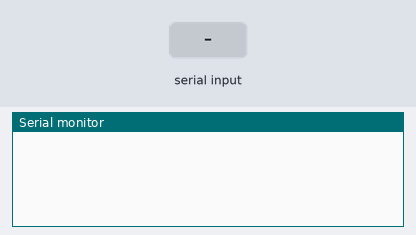
The sketch below on a simulated Arduino Uno, built with avr-gcc and run on an emulated ATmega328P. On the bench: the last lines printed to the serial monitor. The test bench sets the inputs (shaded band).

Above: at 1.2 s.
1.3 s: "G90\n" received over Serial
At 2.5 s:
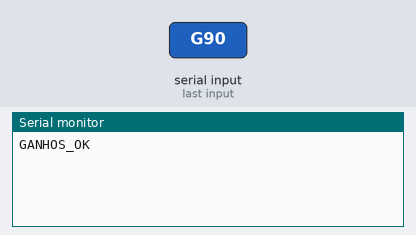
2.8 s: "E90\n" received over Serial
At 4.0 s:
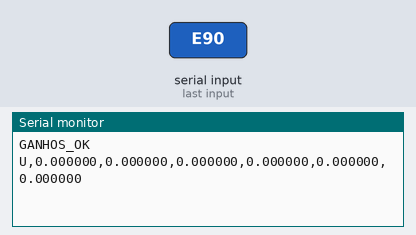

The sketch:

main_hil_stm.ino
```cpp
#include <Arduino.h>

// ---------------------------------------------------------
// 1. DEFINIÇÃO DO CONTROLADOR PID
// ---------------------------------------------------------
class PID6DoF {
  private:
    float kp[6], ki[6], kd[6];
    float dt;
    float integral[6], prev_error[6];
    bool first_step;

  public:
    PID6DoF(float delta_t) {
        dt = delta_t;
        reset();
    }

    void setGains(float p[6], float i[6], float d[6]) {
        for(int j = 0; j < 6; j++) {
            kp[j] = p[j];
            ki[j] = i[j];
            kd[j] = d[j];
        }
    }

    void reset() {
        for(int j = 0; j < 6; j++) {
            integral[j] = 0.0f;
            prev_error[j] = 0.0f;
        }
        first_step = true;
    }

    void compute(float error[6], float u[6]) {
        for(int j = 0; j < 6; j++) {
            integral[j] += error[j] * dt;
            if (first_step) {
                prev_error[j] = error[j];
            }

            float derivative = (error[j] - prev_error[j]) / dt;
            prev_error[j] = error[j];
            u[j] = (kp[j] * error[j]) + (ki[j] * integral[j]) + (kd[j] * derivative);
        }
        first_step = false;

        // Limite de força/torque (N ou Nm) por eixo
        u[0] = constrain(u[0], -40.0f, 40.0f); // Surge (N)
        u[1] = constrain(u[1], -40.0f, 40.0f); // Sway (N)
        u[2] = constrain(u[2], -40.0f, 40.0f); // Heave (N)
        u[3] = 0.0f; // Roll (Nm)
        u[4] = 0.0f; // Pitch (Nm)
        u[5] = constrain(u[5], -5.0f, 5.0f); // Yaw (Nm)
    }
};

// Instancia o controlador
PID6DoF meuPid(0.1f);

void setup() {
    Serial.begin(115200);
}

void loop() {
    if (Serial.available() > 0) {
        String msg = Serial.readStringUntil('\n');

        char buf[256];
        msg.toCharArray(buf, sizeof(buf));
        char* token = strtok(buf, ",");

        if (token != NULL) {
            // G = Atualiza os 18 ganhos (Kp[6], Ki[6], Kd[6])
            if (token[0] == 'G') {
                float p[6], i[6], d[6];
                for(int j = 0; j < 6; j++) p[j] = atof(strtok(NULL, ","));
                for(int j = 0; j < 6; j++) i[j] = atof(strtok(NULL, ","));
                for(int j = 0; j < 6; j++) d[j] = atof(strtok(NULL, ","));

                meuPid.setGains(p, i, d);
                meuPid.reset();
                Serial.println("GANHOS_OK");

            }
            // E = Recebe o erro em referencial de corpo e calcula ação de controle
            else if (token[0] == 'E') {
                float error_body[6];
                for(int j = 0; j < 6; j++) {
                    error_body[j] = atof(strtok(NULL, ","));
                }

                float action_6dof[6];
                meuPid.compute(error_body, action_6dof);

                // Retorna as 6 ações calculadas
                Serial.print("U,");
                for(int j = 0; j < 5; j++) {
                    Serial.print(action_6dof[j], 6);
                    Serial.print(",");
                }
                Serial.println(action_6dof[5], 6);
            }
        }
    }
}
```

Measured:
- after the input at 1.3 s, the serial monitor: prints a new line at once (image 1)
- after the input at 2.8 s, the serial monitor: prints a new line at once (image 2)
